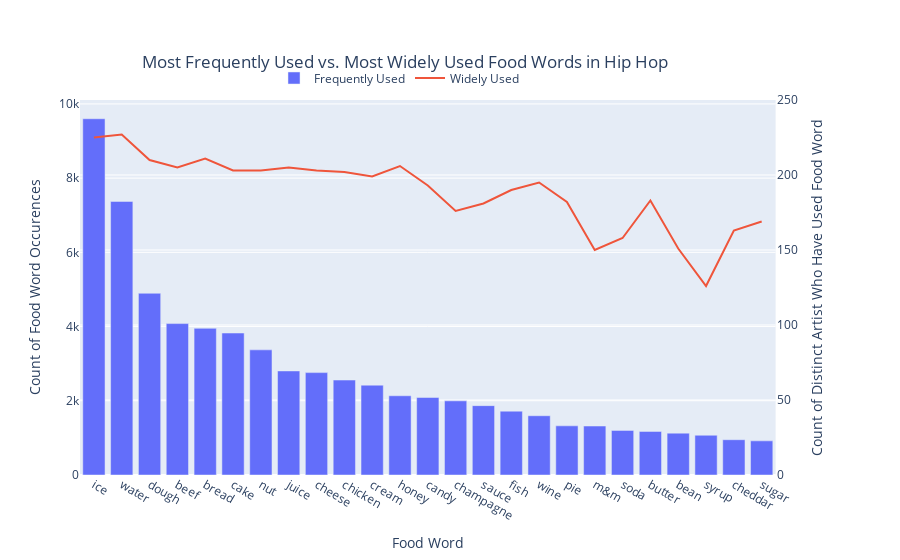

Notebook code for this chart:
### Code cell
# Create figure with secondary y-axis
fig = make_subplots(specs=[[{"secondary_y": True}]])

# Add traces
fig.add_trace(
    go.Bar(x=top_food_words_plot_df['food_word'],
               y=top_food_words_plot_df['sum_of_food_word_count'],
               name="Frequently Used"),
    secondary_y=False,
)

fig.add_trace(
    go.Scatter(x=top_food_words_plot_df['food_word'],
               y=top_food_words_plot_df['count_of_unique_artists'],
               name="Widely Used"),
    secondary_y=True,
)

# Add figure title
fig.update_layout(
    title={
        'text': "Most Frequently Used vs. Most Widely Used Food Words in Hip Hop",
        'y':0.9,
        'x':0.45,
        'xanchor': 'center',
        'yanchor': 'top'}
)

# Set x-axis title
fig.update_xaxes(title_text="Food Word")

# Set y-axes titles
fig.update_yaxes(title_text="Count of Food Word Occurences", secondary_y=False)
fig.update_yaxes(title_text="Count of Distinct Artist Who Have Used Food Word", secondary_y=True)
fig.update_yaxes(range=[0,250], secondary_y=True)
fig.update_layout(legend=dict(
    orientation="h",
    yanchor="bottom",
    y=1.02,
    xanchor="right",
    x=0.6
))

fig.show()

### Figure 1 — Plotly figure (JSON) as saved in the notebook; plotly's stock layout.template omitted (floating-point values rounded to 4 significant figures)
{"data": [{"name": "Frequently Used", "type": "bar", "x": ["ice", "water", "dough", "beef", "bread", "cake", "nut", "juice", "cheese", "chicken", "cream", "honey", "candy", "champagne", "sauce", "fish", "wine", "pie", "m&m", "soda", "butter", "bean", "syrup", "cheddar", "sugar"], "xaxis": "x", "y": [9600, 7372, 4897, 4080, 3952, 3826, 3372, 2804, 2759, 2559, 2421, 2135, 2089, 1998, 1869, 1720, 1597, 1325, 1320, 1202, 1174, 1128, 1071, 951, 920], "yaxis": "y"}, {"name": "Widely Used", "type": "scatter", "x": ["ice", "water", "dough", "beef", "bread", "cake", "nut", "juice", "cheese", "chicken", "cream", "honey", "candy", "champagne", "sauce", "fish", "wine", "pie", "m&m", "soda", "butter", "bean", "syrup", "cheddar", "sugar"], "xaxis": "x", "y": [225, 227, 210, 205, 211, 203, 203, 205, 203, 202, 199, 206, 193, 176, 181, 190, 195, 182, 150, 158, 183, 151, 126, 163, 169], "yaxis": "y2"}], "layout": {"legend": {"orientation": "h", "x": 0.6, "xanchor": "right", "y": 1.02, "yanchor": "bottom"}, "title": {"text": "Most Frequently Used vs. Most Widely Used Food Words in Hip Hop", "x": 0.45, "xanchor": "center", "y": 0.9, "yanchor": "top"}, "xaxis": {"anchor": "y", "domain": [0, 0.94], "title": {"text": "Food Word"}}, "yaxis": {"anchor": "x", "domain": [0, 1], "title": {"text": "Count of Food Word Occurences"}}, "yaxis2": {"anchor": "x", "overlaying": "y", "range": [0, 250], "side": "right", "title": {"text": "Count of Distinct Artist Who Have Used Food Word"}}}}
